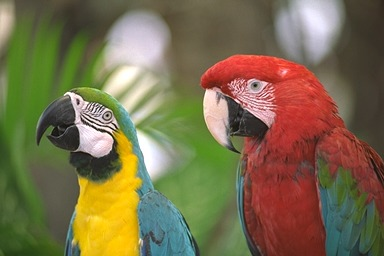
#> input picture lab1/24_bit.jpg, 384 x 256 px
$ python zad5.py
#> lines starting #> are read from the running program, lines starting #| are printed output that depends on the picture; after the words box and inside, x2 and y2 are one past the last pixel; in counts of white or black regions, pixels touching at a corner belong together
import matplotlib.pyplot as plt
import matplotlib.image as mpimg
import numpy as np

img = mpimg.imread('24_bit.jpg')
#> img is the input picture: shape (256, 384, 3); mean R, G, B 121.9, 109.8, 76.1
swapped = np.copy(img) # Płytka kopia - aby nie oddziaływać na wartości zapisane w img

swapped[:, :, 0], swapped[:, :, 2] = swapped[:, :, 2], swapped[:, :, 0]
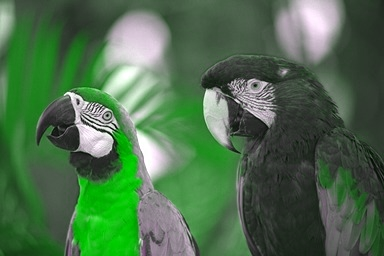
#> swapped: shape (256, 384, 3); mean B, G, R 76.1, 109.8, 76.1

plt.subplot(1, 2, 1)
plt.title("Oryginał")
plt.imshow(img)

plt.subplot(1, 2, 2)
plt.title("Zamiana miejscami kanałów R i B")
plt.imshow(swapped)

plt.show()
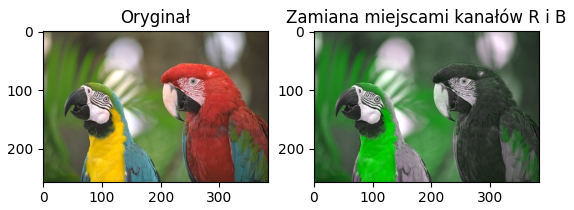
#> figure drawn by matplotlib, 2 panels

$ run again, with lab1/lab1_color.png saved as lab1/24_bit.jpg
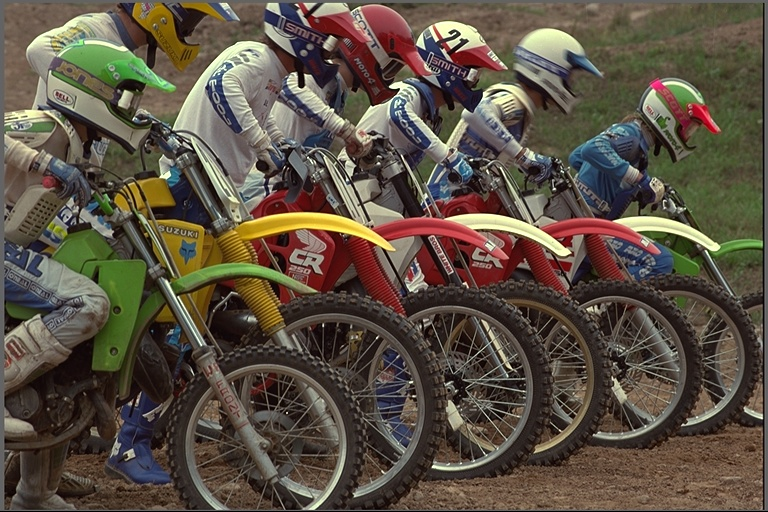
#> input picture lab1/lab1_color.png, 768 x 512 px
#> img is the input picture: shape (512, 768, 3); mean R, G, B 91.5, 81, 67.5
#> `swapped[:, :, 0], swapped[:, :, 2] = swapped[:, :, 2], swapped[:, :, 0]`:
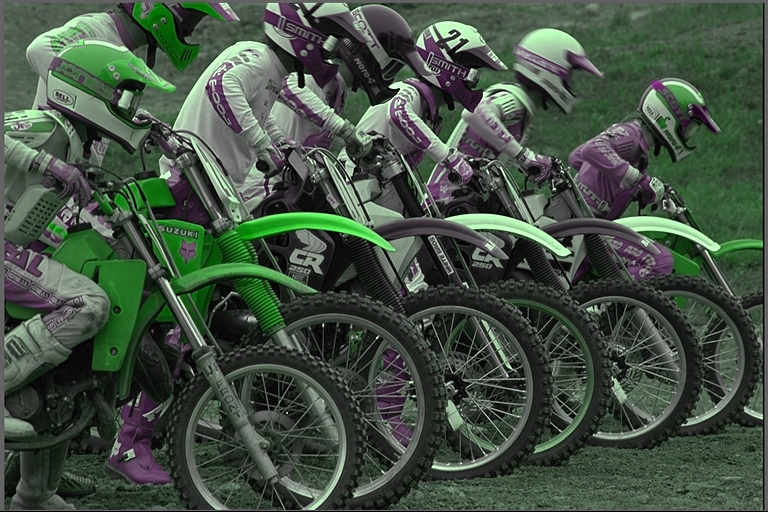
#> swapped: shape (512, 768, 3); mean B, G, R 67.5, 81, 67.5
#> `plt.show()`:
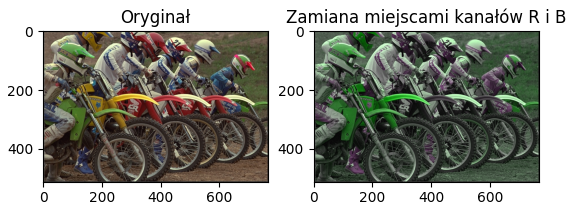
#> figure drawn by matplotlib, 2 panels

$ run again, with lab1/lab1wynik1.png saved as lab1/24_bit.jpg
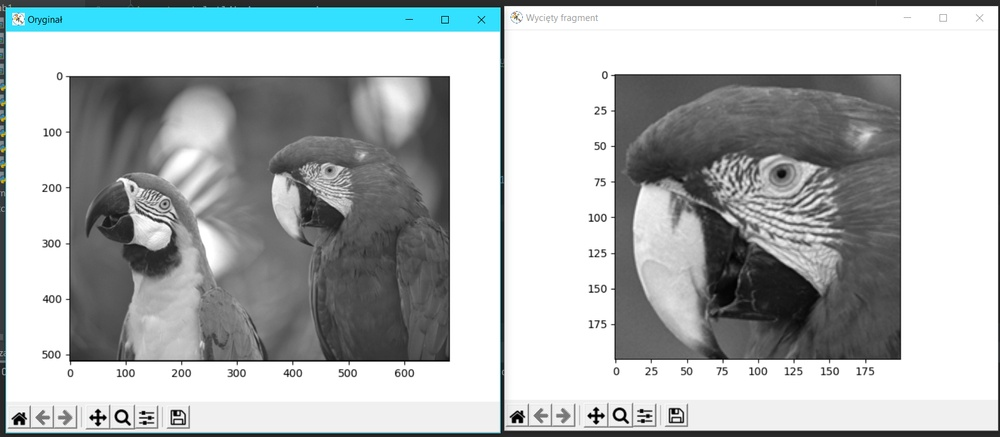
#> input picture lab1/lab1wynik1.png, 1000 x 437 px, shrunk from 1620 x 708 before the run
#> img is the input picture: shape (437, 1000, 3); mean R, G, B 174.2, 179.1, 179.9
#> `swapped[:, :, 0], swapped[:, :, 2] = swapped[:, :, 2], swapped[:, :, 0]`:
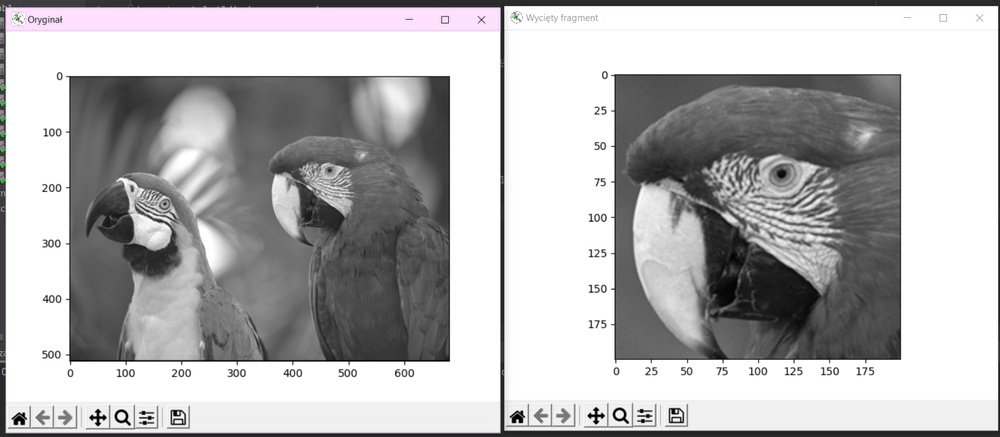
#> swapped: shape (437, 1000, 3); 7.52% of pixels changed, all inside (x1, y1, x2, y2) = (0, 0, 1000, 437)
#> `plt.show()`:
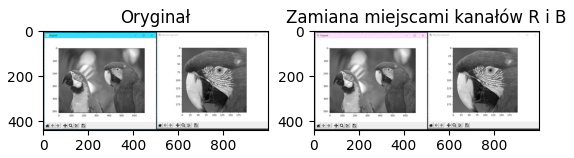
#> figure drawn by matplotlib, 2 panels
